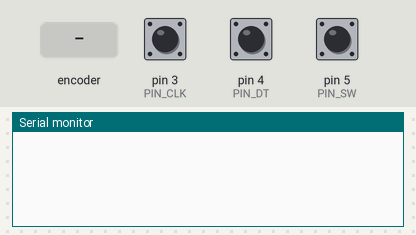
Bench run of a sketch on a simulated Arduino Uno, built with avr-gcc and run on an emulated ATmega328P. Parts: the last lines printed to the serial monitor. Inputs (shaded band) come from the test bench; at power-on: pin 5 (PIN_SW) HIGH, pin 3 (PIN_CLK) HIGH, pin 4 (PIN_DT) HIGH.

Above: at 1.2 s.
1.3 s: rotary encoder on pin 3 (PIN_CLK) / pin 4 (PIN_DT) turned 1 step (first pin leading)
At 2.6 s:
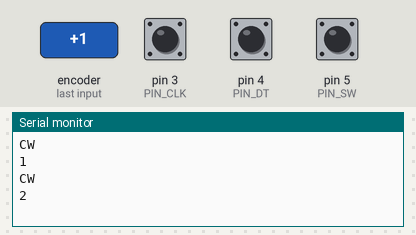
3.0 s: pin 5 (PIN_SW) pulled LOW for 0.15 s
At 3.4 s:
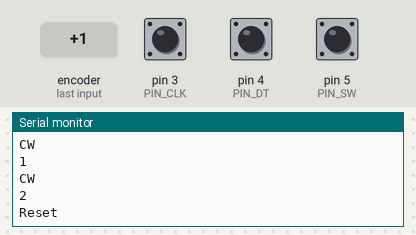
4.6 s: rotary encoder on pin 3 (PIN_CLK) / pin 4 (PIN_DT) turned 2 steps (second pin leading)
At 6.4 s:
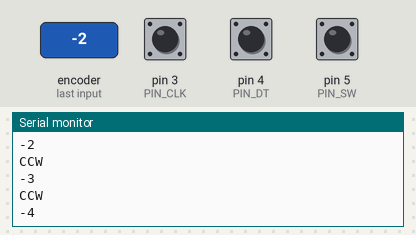
Timing chart, 0 to 7.9 s (numbered marks = the images above; inputs shaded):
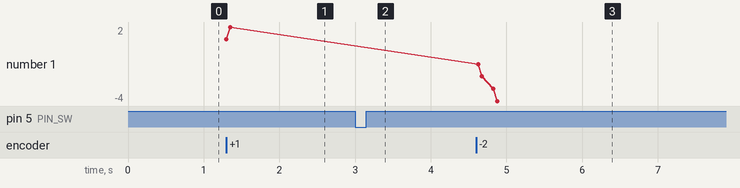

Measured:
- after the input at 1.3 s, the serial monitor: prints a new line at once (image 1)
- after the input at 3.0 s, the serial monitor: prints a new line at once (image 2)
- after the input at 4.6 s, the serial monitor: prints a new line at once (image 3)
- plotted number 1: 2 → -4 after the input at 4.6 s

The sketch:

sketch_rotary_encoder.ino
```cpp
int PIN_CLK = 3;
int PIN_DT = 4;
int PIN_SW = 5;

int last_clk;
int current_clk;
int counter = 0;

bool direction;

void setup() {
  pinMode(PIN_CLK, INPUT_PULLUP);
  pinMode(PIN_DT, INPUT_PULLUP);
  pinMode(PIN_SW, INPUT_PULLUP);

  last_clk = digitalRead(PIN_CLK);
  Serial.begin(115200);
}

bool antibounce = false;
void loop() {
  current_clk = digitalRead(PIN_CLK);
  if (current_clk != last_clk) {
     if (digitalRead(PIN_DT) != current_clk) {
       counter++;
       direction = true;
     } else {
       counter--;
       direction = false;
     }

     if (direction) {
       Serial.println("CW");
       Serial.println(counter);
     } else {
       Serial.println("CCW");
       Serial.println(counter);
     }

  }
  last_clk = current_clk;
  if (!antibounce && !digitalRead(PIN_SW)) {
    counter = 0;
    Serial.println("Reset");
    antibounce = true;
  }
  if (digitalRead(PIN_SW)) {
    antibounce = false;
  }
}
```
